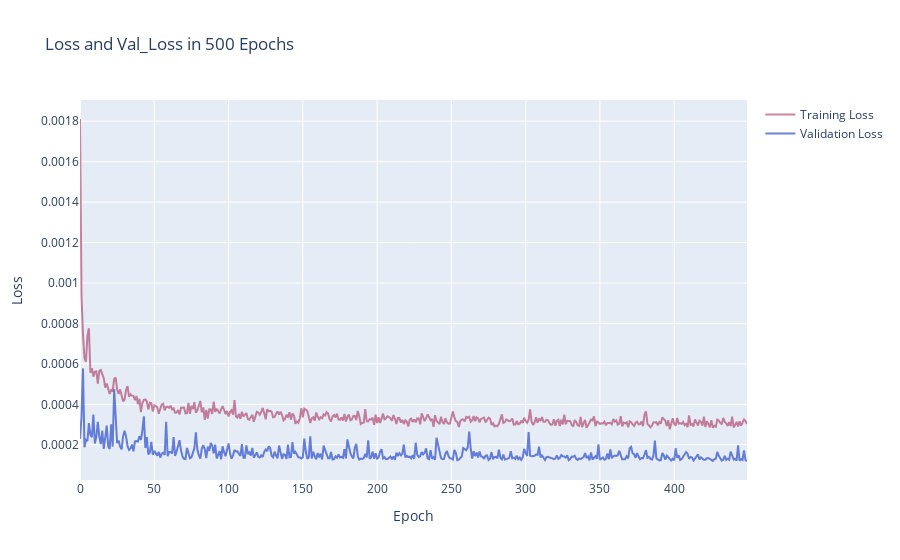

Notebook source saved alongside this figure:
### Code cell
import plotly.graph_objs as go
from plotly.offline import init_notebook_mode, iplot

trace1 = go.Scatter(
    y=history.history['loss'],
    name = "Training Loss",
    marker=dict(color='rgba(171, 50, 96, 0.6)'))
trace2 = go.Scatter(
    y=history.history['val_loss'],
    name = "Validation Loss",
    marker=dict(color='rgba(12, 50, 196, 0.6)'))
trace3 = go.Scatter(
    y=history.history['mean_absolute_error'],
    name = "MAE",
    marker=dict(color='rgba(212, 50, 296, 0.6)'))

data = [trace1, trace2]
layout = go.Layout(title='Loss and Val_Loss in 500 Epochs',
                   xaxis=dict(title='Epoch'),
                   yaxis=dict(title='Loss'),
)
fig = go.Figure(data=data, layout=layout)
iplot(fig, config={'showLink': True})

### Figure 1 — Plotly figure (JSON) as saved in the notebook; plotly's stock layout.template omitted (floating-point values rounded to 4 significant figures; data arrays with more than 128 entries replaced by an {"elided": "..."} marker saying what was removed)
{"data": [{"marker": {"color": "rgba(171, 50, 96, 0.6)"}, "name": "Training Loss", "type": "scatter", "y": {"elided": "450 float values"}}, {"marker": {"color": "rgba(12, 50, 196, 0.6)"}, "name": "Validation Loss", "type": "scatter", "y": {"elided": "450 float values"}}], "layout": {"title": {"text": "Loss and Val_Loss in 500 Epochs"}, "xaxis": {"title": {"text": "Epoch"}}, "yaxis": {"title": {"text": "Loss"}}}}
